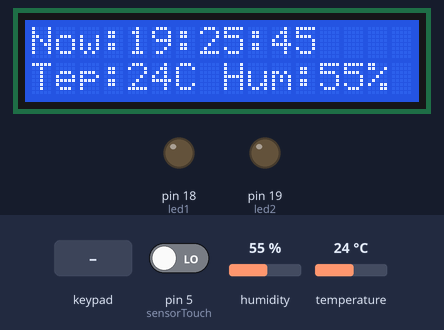
The sketch below on a simulated Arduino Uno, built with avr-gcc and run on an emulated ATmega328P. Shown: 16×2 character LCD, output pins drawn as LEDs (lit = HIGH). The test bench sets the inputs (shaded band); at power-on: pin 5 (sensorTouch) LOW, humidity 55 %, temperature 24 °C.

Above: at 2.3 s.
2.4 s: keypad keys 1 4 1 5 1 6 1 7 A pressed 0.4 s apart
At 6.8 s:
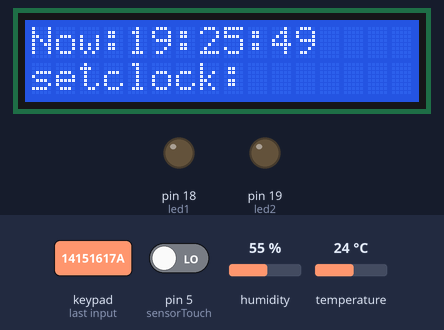
8.9 s: key 'B' pressed
At 10.1 s:
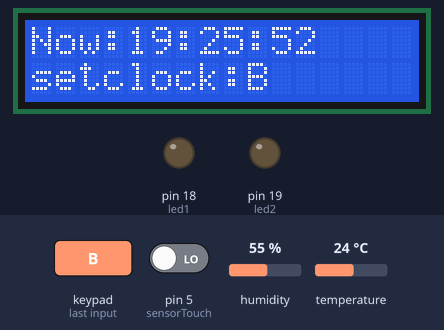
11.9 s: keypad keys 1 4 1 5 1 6 1 7 pressed 0.4 s apart
At 15.4 s:
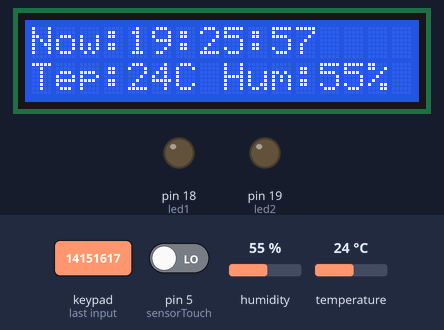
18.1 s: key 'C' pressed
At 18.6 s:
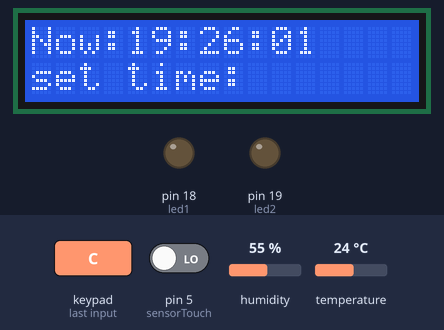
21.1 s: keypad keys 1 4 1 5 1 6 1 7 # pressed 0.4 s apart
At 24.9 s:
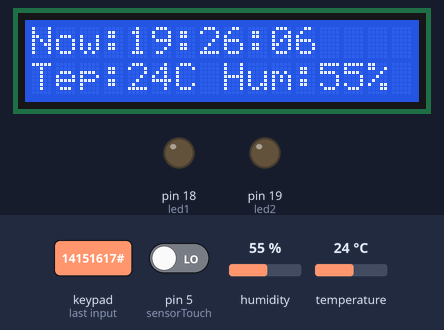
27.7 s: key 'D' pressed
At 29.3 s:
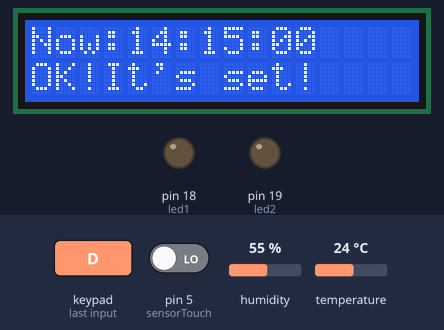
Timing chart, 0 to 30.8 s (numbered marks = the images above; inputs shaded):
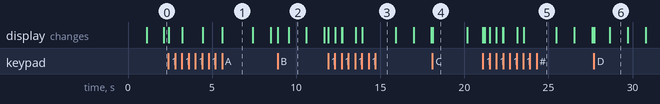

The sketch:

clock_1.0.ino
```cpp
#include <dht11.h>
#include <Keypad.h>
#include <LiquidCrystal.h>
LiquidCrystal lcd(12, 10, 9, 8, 7, 6);//LCD1602相应接口，建立一个LCD对象
//        这里是   rs,en,d4,d5,d6,d7
//定义矩阵键盘相关参数
const byte ROWS = 4;
const byte COLS = 4;
char hexaKeys[ROWS][COLS] = {
  {'1', '2', '3', 'A'},
  {'4', '5', '6', 'B'},
  {'7', '8', '9', 'C'},
  {':', '0', '#', 'D'}
};
//连接4x4按键的行位端口，相应控制板的数字IO口
byte rowPins[ROWS] = { 0, 3, 4, 11 };
byte colPins[COLS] = { 14, 15, 16, 17 };
Keypad customKeypad = Keypad(makeKeymap(hexaKeys), rowPins, colPins, ROWS, COLS);
//计时用数组
char * sec[60] = { (char*)"00", (char*)"01", (char*)"02", (char*)"03", (char*)"04", (char*)"05", (char*)"06", (char*)"07", (char*)"08", (char*)"09",
                   (char*)"10", (char*)"11", (char*)"12", (char*)"13", (char*)"14", (char*)"15", (char*)"16", (char*)"17", (char*)"18", (char*)"19",
                   (char*)"20", (char*)"21", (char*)"22", (char*)"23", (char*)"24", (char*)"25", (char*)"26", (char*)"27", (char*)"28", (char*)"29",
                   (char*)"30", (char*)"31", (char*)"32", (char*)"33", (char*)"34", (char*)"35", (char*)"36", (char*)"37", (char*)"38", (char*)"39",
                   (char*)"40", (char*)"41", (char*)"42", (char*)"43", (char*)"44", (char*)"45", (char*)"46", (char*)"47", (char*)"48", (char*)"49",
                   (char*)"50", (char*)"51", (char*)"52", (char*)"53", (char*)"54", (char*)"55", (char*)"56", (char*)"57", (char*)"58", (char*)"59"
                 };
int index = 45, mindex = 25, hourindex = 19;//初始化闹钟时间
int i, j = 0;//用循环
int counta, countb, ms;//用于计时
char clockIN[4];//储存键盘输入的数字
int clockOUT[2];//将键盘输入的数字转化为具体的时间
char timeIN[4];
int timeOUT[2];//补充的与set有关的两个变量
char button;////记录单词键盘所按下的按键
int lighton = 0;//记录灯亮起的时间
int lightoff = 0;//记录灯熄灭的时间
int DHT11PIN = 2;//#define DHT11PIN 2;
dht11 DHT11;
int led1 = 18;
int led2 = 19;
int sensorTouch = 5;

//用于在平时的状态下，在1602第一行显示当前时间的函数
void print_time() {//这个函数用来实时地显示时间
  lcd.setCursor(0, 0);
  lcd.print("Now:");
  lcd.print(sec[hourindex]);//显示小时的时间，sec是个数组，hourindex是个数字，最后一定要以字符串的形式打印出来
  lcd.print(":");
  lcd.print(sec[mindex]);
  lcd.print(":");
  lcd.print(sec[index]);//秒
}
//读取按键信息的函数
/*按键功能：按下A进入闹钟设置界面，可输入具体的闹钟时间；按下C设置时钟时间；
   按下D时间输入完毕后的确定按钮；按下其他任意键，显示温湿度*/

void function_decide(char customKey) {
  if (customKey == 'A')
    button = customKey;//按下A时记录当前按键信息
  if (customKey == 'C')
    button = customKey;//按下C时记录按键信息
  if (button == 'A') {
    lcd.setCursor(0, 1);//lcd光标的位置放好
    if (customKey == 'A') {
      //多次判断的原因，进入时间设置状态后会继续输入时间,这里是还没有开始输入数字
      lcd.clear();//清空1602上显示的其他多余内容
      print_time();//显示时间
      lcd.setCursor(0, 1);//第二行进入设置闹钟时间界面
      lcd.print("setclock:"); //也就是输入数字的准备阶段
    }
    else {//开始设置时间，也就是从键盘输入数字，可以想象输入是类似于“1334”这样的东西
      if (j < 4) {//时间的设置还没有结束：
        lcd.setCursor(i + 9, 1);//在已经按下A 的条件下，也就是进入了设置状态，前面是set clock：
        clockIN[j] = customKey;//记录当前键盘输入的数字，放进字符数组里面
        lcd.print(customKey);
        if (j == 1) {
          lcd.print(":");//作为输入的提示，进入分钟的的输入
          i++;//i用来控制LCD的光标位置
        }
        j++;//j用来控制输入的次数
        i++;
      }
      else {//这里意味着时间的输入已经完成
        i = 0;
        j = 0;
        button = 0; //闹钟时间输入完毕后清除此前的记录，将从这里退出
      }
    }
  }
  else if (button == 'C') {
    lcd.setCursor(0, 1);
    if (customKey == 'C') {
      lcd.clear();//清空1602此前显示的其他多余内容
      print_time();//重新显示时间
      lcd.setCursor(0, 1);//第二行开始显示进入设置时间模式
      lcd.print("set time:");
    }
    else {
      if (j < 4) {
        lcd.setCursor(i + 9, 1);//在已经按下C的条件下
        timeIN[j] = customKey;//记录当前键盘输入的时间
        lcd.print(customKey);//显示当前输入的数字
        if (j == 1) {
          lcd.print(":");
          i++;
        }
        j++;
        i++;
      }
      else {
        i = 0;
        j = 0;
        button = 1;//闹钟时间输入完毕后清除此前的记录
      }
    }
  }
  else if (customKey == 'D') {//按下D时，表示闹钟时间输入完毕，确认
    lcd.clear();//清空1602此前显示的其他多余内容
    print_time();//重新显示时间
    lcd.setCursor(0, 1);
    lcd.print("OK!It's set!");
    if (button == 0)//设置闹钟
      set_clock();
    else {//设置时间
      set_time();
      button = 0;//时间输入完成后清除此前的记录
    }
  }
  else {//按其他的任意按键都会显示温湿度
    lcd.clear();
    print_time();
    print_dht11();
  }
}

//时钟转换函数，将输入的单个数字转化为时钟的时间
void set_time() {
  timeOUT[0] = (timeIN[0] - 48) * 10 + timeIN[1] - 48;//数字和他的char之间差48
  hourindex = timeOUT[0];//hourindex直接和print_time关联
  timeOUT[1] = (timeIN[2] - 48) * 10 + timeIN[3] - 48;
  mindex = timeOUT[1];
  index = 0;
}

//闹钟时间转化函数，将键盘输入的单个数字转化为具体的时间格式
void set_clock() {
  clockOUT[0] = (clockIN[0] - 48) * 10 + clockIN[1] - 48;
  clockOUT[1] = (clockIN[2] - 48) * 10 + clockIN[3] - 48;
}

//预设时间到，闹钟启动
void clock_ring() {
  //lcd.clear();
  //print_time();
  lcd.setCursor(0, 0);
  lcd.print("  Time is up!");
  lcd.setCursor(0, 1);
  lcd.print("  GET UP GET UP!");
}

#define NOTE_B0 31
#define NOTE_C1 33
#define NOTE_CS1 35
#define NOTE_D1 37
#define NOTE_DS1 39
#define NOTE_E1 41
#define NOTE_F1 44
#define NOTE_FS1 46
#define NOTE_G1 49
#define NOTE_GS1 52
#define NOTE_A1 55
#define NOTE_AS1 58
#define NOTE_B1 62
#define NOTE_C2 65
#define NOTE_CS2 69
#define NOTE_D2 73
#define NOTE_DS2 78
#define NOTE_E2 82
#define NOTE_F2 87
#define NOTE_FS2 93
#define NOTE_G2 98
#define NOTE_GS2 104
#define NOTE_A2 110
#define NOTE_AS2 117
#define NOTE_B2 123
#define NOTE_C3 131
#define NOTE_CS3 139
#define NOTE_D3 147
#define NOTE_DS3 156
#define NOTE_E3 165
#define NOTE_F3 175
#define NOTE_FS3 185
#define NOTE_G3 196
#define NOTE_GS3 208
#define NOTE_A3 220
#define NOTE_AS3 233
#define NOTE_B3 247
#define NOTE_C4 262
#define NOTE_CS4 277
#define NOTE_D4 294
#define NOTE_DS4 311
#define NOTE_E4 330
#define NOTE_F4 349
#define NOTE_FS4 370
#define NOTE_G4 392
#define NOTE_GS4 415
#define NOTE_A4 440
#define NOTE_AS4 466
#define NOTE_B4 494
#define NOTE_C5 523
#define NOTE_CS5 554
#define NOTE_D5 587
#define NOTE_DS5 622
#define NOTE_E5 659
#define NOTE_F5 698
#define NOTE_FS5 740
#define NOTE_G5 784
#define NOTE_GS5 831
#define NOTE_A5 880
#define NOTE_AS5 932
#define NOTE_B5 988
#define NOTE_C6 1047
#define NOTE_CS6 1109
#define NOTE_D6 1175
#define NOTE_DS6 1245
#define NOTE_E6 1319
#define NOTE_F6 1397
#define NOTE_FS6 1480
#define NOTE_G6 1568
#define NOTE_GS6 1661
#define NOTE_A6 1760
#define NOTE_AS6 1865
#define NOTE_B6 1976
#define NOTE_C7 2093
#define NOTE_CS7 2217
#define NOTE_D7 2349
#define NOTE_DS7 2489
#define NOTE_E7 2637
#define NOTE_F7 2794
#define NOTE_FS7 2960
#define NOTE_G7 3136
#define NOTE_GS7 3322
#define NOTE_A7 3520
#define NOTE_AS7 3729
#define NOTE_B7 3951
#define NOTE_C8 4186
#define NOTE_CS8 4435
#define NOTE_D8 4699
#define NOTE_DS8 4978

//闹钟铃声，想必还可以换成别的
int melody[] = {
  NOTE_E4, NOTE_E4, NOTE_E4, NOTE_E4, NOTE_G4, NOTE_G3,

  NOTE_C4, NOTE_G3, NOTE_E3, NOTE_A3, NOTE_B3, NOTE_AS3, NOTE_A3, NOTE_G3, NOTE_E4, NOTE_G4,
  NOTE_A4, NOTE_F4, NOTE_G4, NOTE_E4, NOTE_C4, NOTE_D4, NOTE_B3,

  NOTE_C4, NOTE_G3, NOTE_E3, NOTE_A3, NOTE_B3, NOTE_AS3, NOTE_A3, NOTE_G3, NOTE_E4, NOTE_G4,
  NOTE_A4, NOTE_F4, NOTE_G4, NOTE_E4, NOTE_C4, NOTE_D4, NOTE_B3,

  NOTE_G4, NOTE_FS4, NOTE_E4, NOTE_DS4, NOTE_E4, NOTE_GS3, NOTE_A3, NOTE_C4, NOTE_A3, NOTE_C4,
  NOTE_D4, NOTE_G4, NOTE_FS4, NOTE_E4, NOTE_DS4, NOTE_E4, NOTE_C5, NOTE_C5, NOTE_C5,

  NOTE_G4, NOTE_FS4, NOTE_E4, NOTE_DS4, NOTE_E4, NOTE_GS3, NOTE_A3, NOTE_C4, NOTE_A3, NOTE_C4,
  NOTE_D4, NOTE_DS4, NOTE_D4, NOTE_C4
};
int noteDurations[] = {
  8, 4, 4, 8, 4, 2, 2,
  3, 3, 3, 4, 4, 8, 4, 8, 8, 8, 4, 8, 4, 3, 8, 8, 3,
  3, 3, 3, 4, 4, 8, 4, 8, 8, 8, 4, 8, 4, 3, 8, 8, 2,
  8, 8, 8, 4, 4, 8, 8, 4, 8, 8, 3, 8, 8, 8, 4, 4, 4, 8, 2,
  8, 8, 8, 4, 4, 8, 8, 4, 8, 8, 3, 3, 3, 1
};

//用于播放闹钟铃声的函数（内含灯光变换）
void melody_play() {
  for (int thisNote = 0; thisNote < 74; thisNote++) { //74应该是整段铃声的长度
    setColor(200 * (thisNote % 2), 200 * ((thisNote + 1) % 2));//灯光变换
    int noteDuration = 1000 / noteDurations[thisNote];//通过两个数组的对应控制声音的音调和长度
    tone(13, melody[thisNote], noteDuration);
    int pauseBetweenNotes = noteDuration * 1.30;//两个音阶间暂停相应节拍
    delay(pauseBetweenNotes);
    noTone(8);//停止tone（）函数发声
  }
  lcd.clear();
}

//RGB 三色LED亮度控制函数
void setColor(int red, int green) {
  analogWrite(led1, red);
  analogWrite(led2, green);
}

void print_dht11() {//这是显示温湿度的函数
  int chk = DHT11.read(DHT11PIN);//  DHT11PIN 2
  int t = DHT11.temperature;
  int h = DHT11.humidity;
  char tem[2] = {'0', '0'};
  char hum[2] = {'0', '0'};
  for (int i = 1; i >= 0; i--)
  {
    tem[i] = t % 10 + 48;
    hum[i] = h % 10 + 48;
    t = t / 10;
    h = h / 10;
  }
  lcd.setCursor(0, 1);
  lcd.print("Tep:");
  lcd.print(tem);
  lcd.setCursor(6, 1);
  lcd.print("C");
  lcd.setCursor(7, 1);
  lcd.print(" ");
  lcd.print("Hum:");
  lcd.print(hum);
  lcd.setCursor(14, 1);
  lcd.print("%");
  lcd.setCursor(15, 1);
  lcd.print(" ");
}


void setup() {
  Serial.begin(9600);
  pinMode(sensorTouch, INPUT);
  pinMode(led1, OUTPUT);
  pinMode(led2, OUTPUT);
  pinMode(DHT11PIN, OUTPUT);// DHT11PIN 2
  lcd.begin(16, 2);//初始化LCD1602，以2行，每行16格显示
  delay(1000);
  ms = millis();//ms表示1s 的时间长度，用于loop循环中的计时
  countb = ms;//初始化时间countb
  int chk = DHT11.read(DHT11PIN);//  DHT11PIN 2
  print_dht11();
}

void loop() {
  if ((hourindex == clockOUT[0]) && (mindex == clockOUT[1]) && (index == 1)) {
    //判断是否已到闹钟时间
    clock_ring();//lcd的显示
    melody_play();
    index = 23;
    tone(5, 0);//tone(pin,frequency,duration(可不要))
    digitalWrite(5, LOW);
    print_time();
    print_dht11();
  }
  counta = millis();//记录当前的时间
  if ((counta - countb) % ms == 0) {//当前与上一记录时间相差一秒钟是显示时间应加1
    if (index <= 60) {//秒针不能溢出
      if (index == 60) {
        index = 0;
        mindex++;
        if (mindex == 60) {
          mindex = 0;
          hourindex++;
          if (hourindex == 24)
            hourindex = 0;
        }
      }
    }
    countb = counta;
    print_time();
    index++;
  }//一般情况下走时间的函数片段
  char customKey = customKeypad.getKey();//随时读取键盘的输入
  if (customKey)
    function_decide(customKey);//调用前面的函数
  if (digitalRead(sensorTouch) == HIGH) {//按下触摸开关后LED灯亮10s
    lighton = index;//记录按下开关的时间
    lightoff = (index + 10) % 60;//记录灯灭的时间
  }
  if (index < lightoff)
    setColor(200, 200);
  else {
    setColor(0, 0);
    lighton = lightoff = 0;
  }
}
```

Measured:
- after the input at 8.9 s, the display: first changes at once (image 2 shows a later state)
- after the input at 18.1 s, the display: changes at once (image 4)
- after the input at 27.7 s, the display: first changes at once (image 6 shows a later state)
- what the display in image 1 shows lasts 1.8 s, from 5.6 s to 7.4 s
- what the display in image 2 shows lasts 1.0 s, from 9.6 s to 10.6 s
- what the display in image 4 shows lasts 2.1 s, from 18.1 s to 20.2 s
